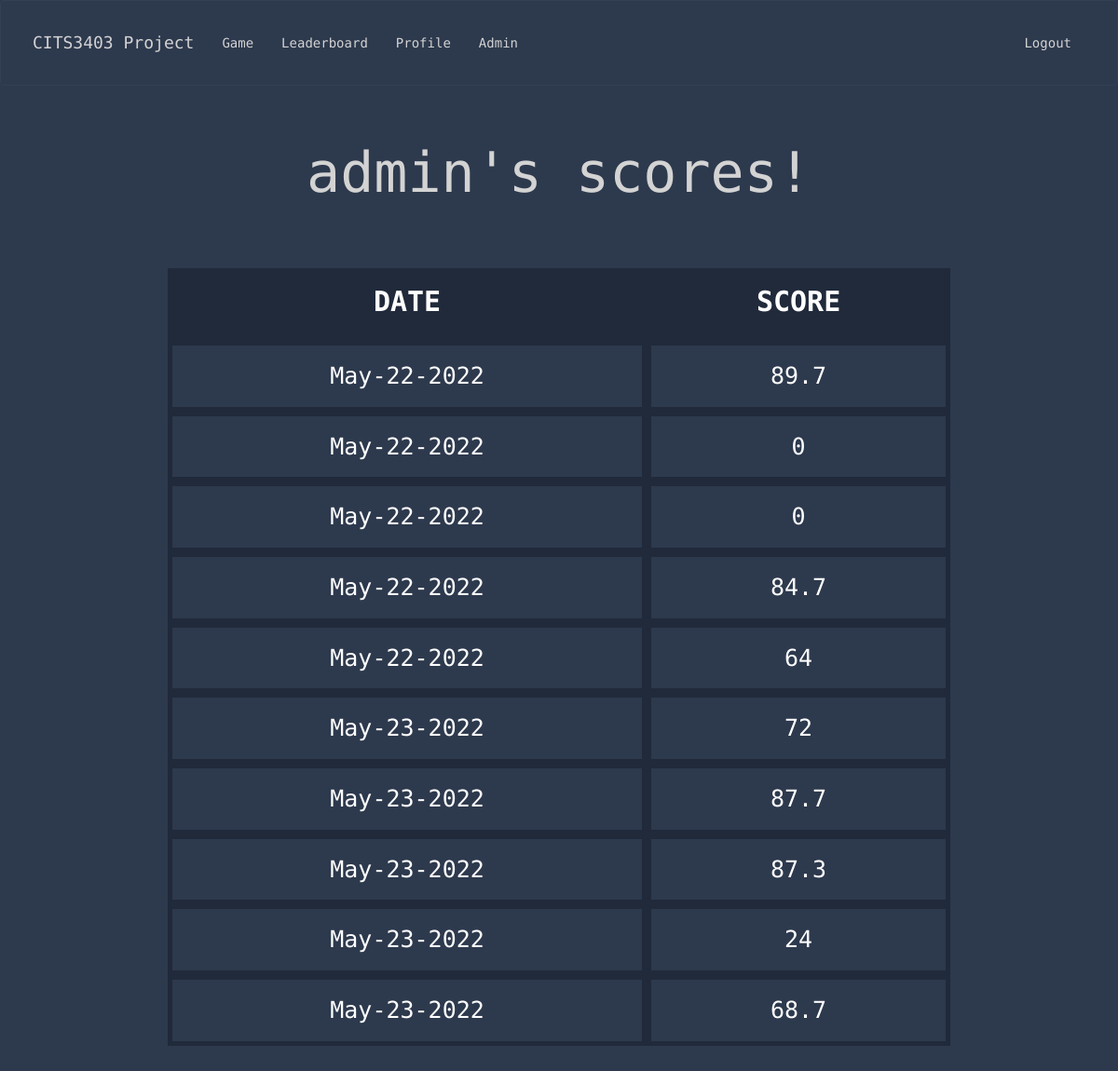
/user_stats (signed in), run on an earlier commit of the app's database.
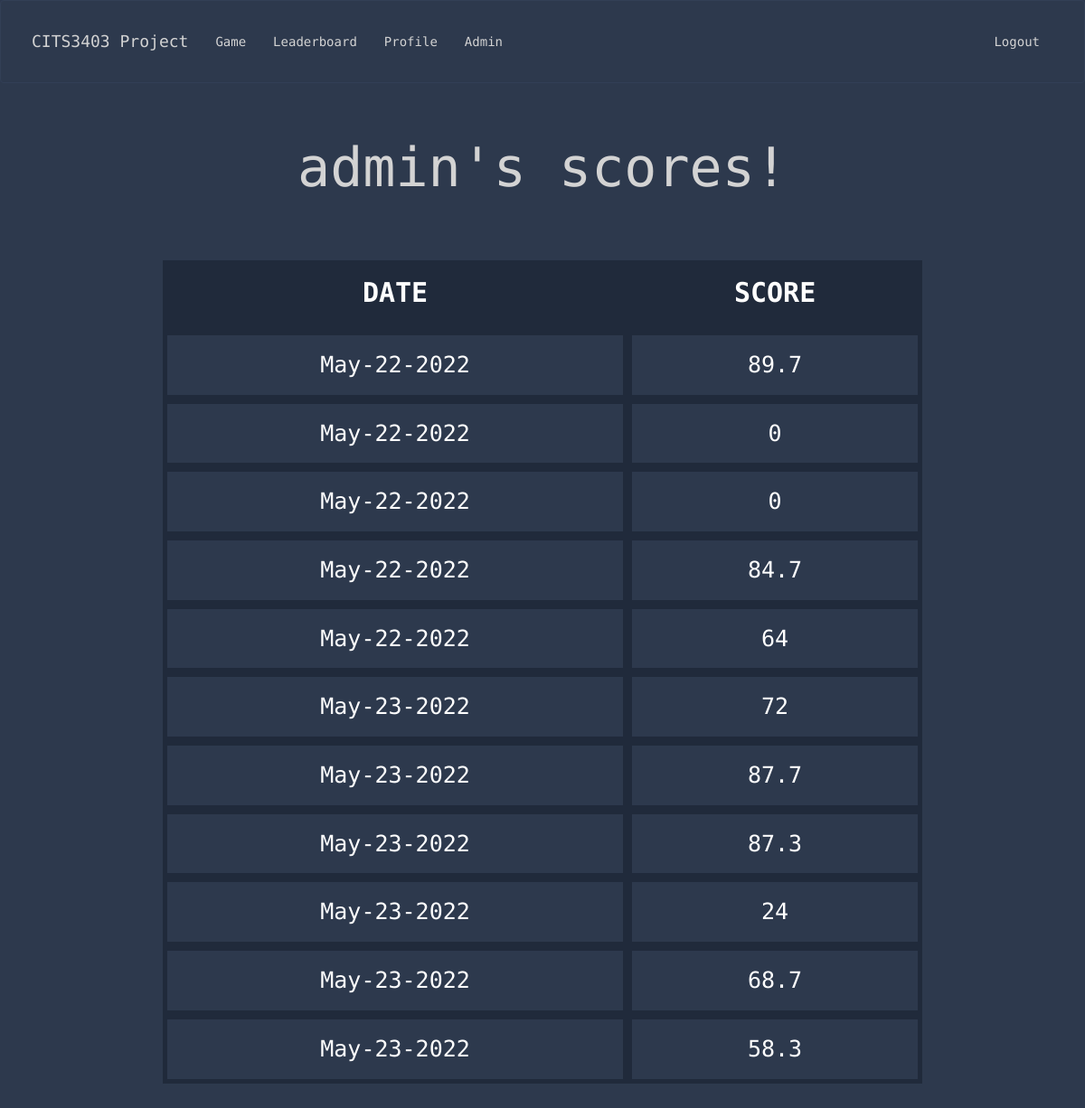
And on a later commit of the database.
### app/models.py (models this page shows, shortened)
class User(UserMixin, db.Model):
    id = db.Column(db.Integer, primary_key=True)
    username = db.Column(db.String(64), index=True, unique=True)
    email = db.Column(db.String(120), index=True, unique=True)
    password_hash = db.Column(db.String(128))
    user_stats = db.relationship('Score', backref='user', lazy=True)
    @login.user_loader
    def load_user(id):
        return User.query.get(int(id))

class Score(UserMixin, db.Model):
    id = db.Column(db.Integer, primary_key=True)
    user_score = db.Column(db.Integer)
    user_id = db.Column(db.Integer, db.ForeignKey("user.id"))
    today = date.today()
    format_date = today.strftime("%b-%d-%Y") #strips minutes, formats the date eg May-16-2022
    date = db.Column(db.String, default=format_date)

### app/routes.py (the view)
@app.route('/user_stats')
def user_stats():
    if current_user.is_authenticated: #Show list of stats associated with user IF logged in
        user_id = current_user.id
        my_scores = Score.query.filter_by(user_id=user_id)
        return render_template('user.html', user=my_scores, title="Profile")
    return render_template('user.html', title='Profile')

### app/templates/user.html
{% extends "base.html" %}
{% block content %}
    <h1>{{ current_user.username }}'s scores! </h1>
   <table id="myTable" class="tablesorter">
    <thead>
        <tr>
            <th> DATE </th>
            <th> SCORE </th>
        </tr>
    </thead>
    <tbody>
        {% for user in user %}
            <tr>
                <td> {{ user.date }} </td>
                <td> {{ user.user_score }} </td>
            </tr>
        {% endfor %}
    </tbody>
</table>
</body>
{% endblock %}

### app/templates/base.html (shortened to what this page needs)
{% extends 'bootstrap/base.html' %}
{% block styles %}
{{ super() }}
<head>
<link rel="stylesheet" href="{{ url_for('static', filename='css/stylesheet.css') }}">
</head>
{% endblock %}
{% block navbar %}
<nav class="navbar navbar-default">
    <div class="container">
        <div class="navbar-header">
            <a class="navbar-brand" href="{{ url_for('index') }}">CITS3403 Project</a>
        </div>
        <div class="collapse navbar-collapse" id="bs-example-navbar-collapse-1">
            <ul class="nav navbar-nav navbar-left">
                {% if current_user.is_anonymous %}
                <li><a href="{{ url_for('game') }}">Game</a></li>
                <li><a href="{{ url_for('leaderboard') }}">Leaderboard</a></li>
                {% else %}
                <li><a href="{{ url_for('game') }}">Game</a></li>
                <li><a href="{{ url_for('leaderboard') }}">Leaderboard</a></li>
                <li><a href="{{ url_for('user_stats') }}">Profile</a></li>
                <li><a href="{{ url_for('admin') }}">Admin</a></li>
                {% endif %}
            </ul>
            <ul class="nav navbar-nav navbar-right">
                {% if current_user.is_anonymous %}
                <li><a href="{{ url_for('login') }}">Login</a></li>
                <li><a href="{{ url_for('register') }}">Register</a></li>
                {% else %}
                <li><a href="{{ url_for('logout') }}">Logout</a></li>
                {% endif %}
            </ul>
        </div>
    </div>
</nav>
{% endblock %}

### app/static/css/stylesheet.css (style rules this page uses)
head,body { text-align: center; padding-bottom: 50px; }
h1 { padding: 40px; font-size: 60px; }
ul { display: inline-block; text-align: left; list-style-type: square; }
.container { font-family: 'Source Code Pro', monospace; padding:20px; }
body { background: #2d394d; color: lightgrey; }
.center, h1 { text-align: center; font-family: 'Source Code Pro', monospace; }
a { color: lightgrey !important; }
.navbar-default { background: #2d394d; border-color: #323f56; font-family: 'Source Code Pro', monospace; }
table { border-collapse: separate; font-size: 25px; width: 70%; margin-left: auto; margin-right: auto; margin-top: 30px; font-family: 'Source Code Pro', monospace; }
th, td { border: 5px solid #202a3b; padding: 15px; text-align: center; color: white; margin: none; }
th { font-size: 30px; border-top: none; font-weight: bold; background-color: #202a3b; }

What changed in the data, as far as the page shows it:
added Score: date "May-23-2022", user_score "58.3"
